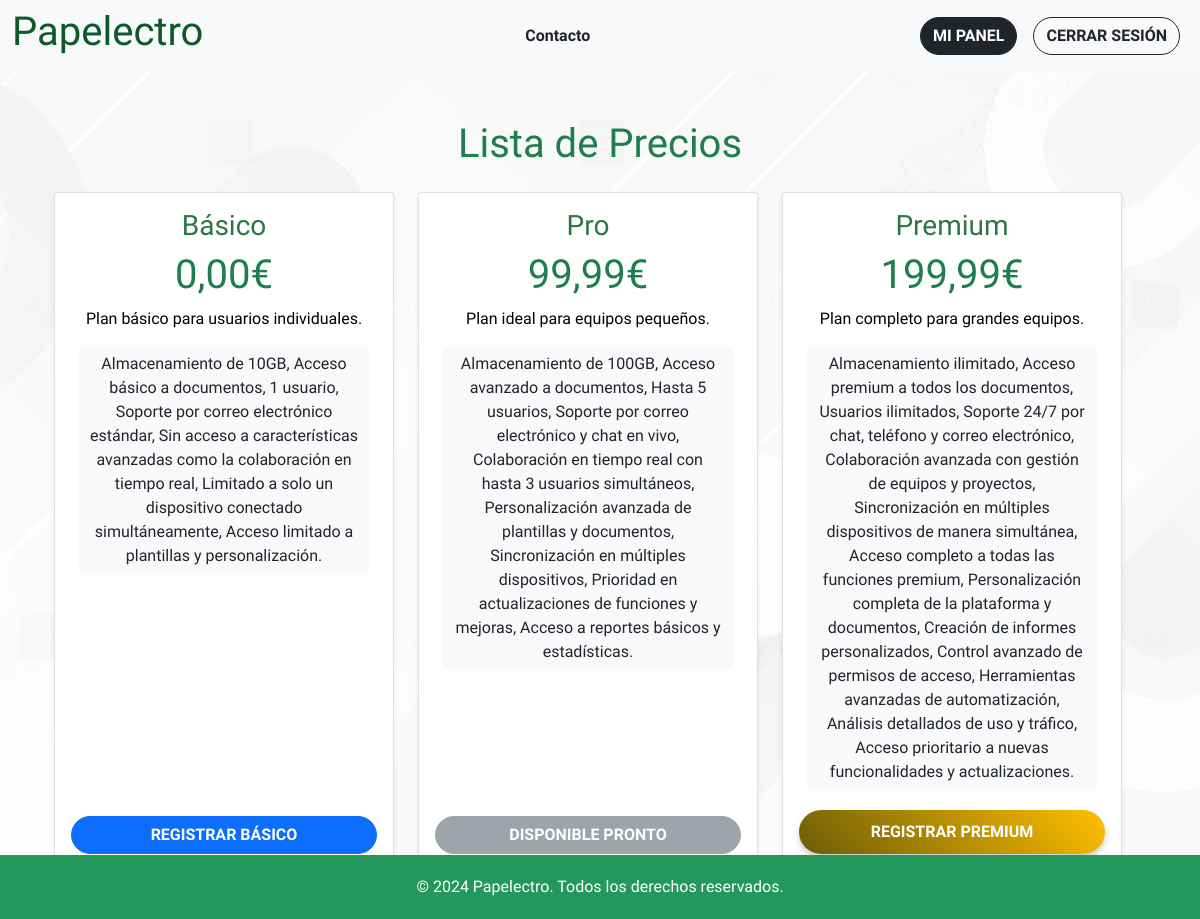
Page /pricing/ (signed in) on the committed database.
### main/models.py (models this page shows, shortened)
class SubscriptionPlan(models.Model):
    name = models.CharField(max_length=100, unique=True)
    price = models.DecimalField(max_digits=10, decimal_places=2)
    description = models.TextField(blank=True)
    features = models.TextField(help_text="Enter features separated by commas.")
    button_class = models.CharField(max_length=50, default="btn-morado")
    order = models.IntegerField()

### main/views.py (the view)
# urls.py: path('pricing/', PricingView.as_view(), name='pricing'),
class PricingView(ListView):
    model = SubscriptionPlan
    template_name = 'main/pricing.html'
    context_object_name = 'plans'
    def get_queryset(self):
        user = self.request.user
        if user.is_authenticated:
            try:
                current_subscription = Subscription.objects.get(user=user)
                return SubscriptionPlan.objects.filter(order__gt=current_subscription.plan.order)
            except Subscription.DoesNotExist:
                return SubscriptionPlan.objects.all()
        return SubscriptionPlan.objects.all()

### main/templates/main/pricing.html
{% extends 'main/base.html' %}
{% load static i18n %}
{% block general %}
<div class="container-fluid d-flex flex-column">
  <h1 class="fs-1 text-center fw-normal">Lista de Precios</h1>
  <div class="row w-100 d-flex justify-content-center h-100">
    {% for plan in plans %}
    <div class="col-sm-12 col-md-4 mt-3">
      <div class="card shadow-sm h-100">
        <div class="card-body d-flex flex-column text-center">
          <h3 class="card-title">{{ plan.name }}</h3>
          <h2 class="txt-morado fs-1 fw-lighter">{{ plan.price }}€</h2>
          <p class="card-text">{{ plan.description }}</p>
          <ul class="list-group list-group-flush mb-3 mx-2  ">
            <li class="list-group-item fs-6 ">{{ plan.features }}</li>
          </ul>
          <div class="mt-auto">
            {% if forloop.last %}
              <a href="{% url 'register_and_create_empresa' %}" class="btn btn-gold text-white w-100">Registrar {{ plan.name }}</a>
            {% elif forloop.first %}
              <a href="{% url 'register_and_create_empresa_basico' %}" class="btn btn-primary text-white w-100">Registrar {{ plan.name }}</a>
            {% else %}
              <button class="btn btn-secondary w-100 disabled mb-0 mt-5">Disponible Pronto</button>
            {% endif %}
          </div>
        </div>
      </div>
    </div>
    {% empty %}
     <h4 class="text text-center"> ya eres uno de nuestros mejores clientes no hace falta mejorar más planes</h4>
    {% endfor %}
  </div>
</div>
{% endblock %}

### main/static/main/css/styles.css (style rules this page uses)
body, .text, .card-title { font-family: "Mitr", sans-serif; font-style: normal; }
.card { transition: transform 0.3s ease-in-out, box-shadow 0.3s ease-in-out; }
.btn { font-weight: bold; text-transform: uppercase; }
.btn-gold { background: linear-gradient(45deg, #6b5c06, #ffbf00); border: none; color: #fff; font-weight: bold; text-transform: uppercase; padding: 10px 20px; font-size: 16px; border-radius: 5px; box-shadow: 0 4px 6px rgba(0, 0, 0, 0.2); transition: all 0.3s ease; cursor: pointer; }
.list-group-item { font-size: 14px; padding: 5px 10px; background-color: #f8f9fa; border: 1px solid #ddd; margin-bottom: 5px; }
.txt-morado { font-weight: bold; color: #800080; text-transform: uppercase; }
.fs-1 { color: #1f7e4d; }
.card-title { color: #2c7744; }
body { background: linear-gradient(rgba(255, 255, 255, 0.43), rgba(255, 255, 255, 0.392)), url("../img/backgrounds/background.jpg") center/cover fixed; color: black; }
.btn { border-radius: 50px; font-size: 1rem; }

### rows in the picture
SubscriptionPlan: name "Básico", price "0,00", description "Plan básico para usuarios individuales.", features "Almacenamiento de 10GB, Acceso básico a documentos, 1 usuario, Soporte por correo electrónico estándar, Sin acceso a características avanzadas como la colaboración en tiempo real, Limitado a solo un dispositivo conectado simultáneamente, Acceso limitado a plantillas y personalización.", name "BÁSICO"
SubscriptionPlan: name "Pro", price "99,99", description "Plan ideal para equipos pequeños.", features "Almacenamiento de 100GB, Acceso avanzado a documentos, Hasta 5 usuarios, Soporte por correo electrónico y chat en vivo, Colaboración en tiempo real con hasta 3 usuarios simultáneos, Personalización avanzada de plantillas y documentos, Sincronización en múltiples dispositivos, Prioridad en actualizaciones de funciones y mejoras, Acceso a reportes básicos y estadísticas.", shows "DISPONIBLE PRONTO"
SubscriptionPlan: name "Premium", price "199,99", description "Plan completo para grandes equipos.", features "Almacenamiento ilimitado, Acceso premium a todos los documentos, Usuarios ilimitados, Soporte 24/7 por chat, teléfono y correo electrónico, Colaboración avanzada con gestión de equipos y proyectos, Sincronización en múltiples dispositivos de manera simultánea, Acceso completo a todas las funciones premium, Personalización completa de la plataforma y documentos, Creación de informes personalizados, Control avanzado de permisos de acceso, Herramientas avanzadas de automatización, Análisis detallados de uso y tráfico, Acceso prioritario a nuevas funcionalidades y actualizaciones.", name "PREMIUM"
